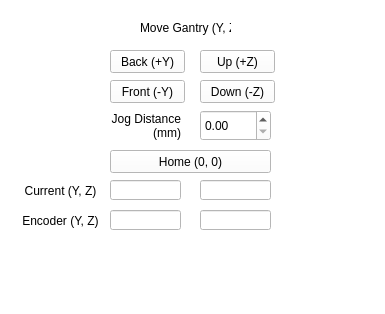
<?xml version="1.0" encoding="UTF-8"?>
<ui version="4.0">
 <class>MainWindow</class>
 <widget class="QMainWindow" name="MainWindow">
  <property name="geometry">
   <rect>
    <x>0</x>
    <y>0</y>
    <width>385</width>
    <height>314</height>
   </rect>
  </property>
  <property name="windowTitle">
   <string>MainWindow</string>
  </property>
  <property name="autoFillBackground">
   <bool>false</bool>
  </property>
  <property name="styleSheet">
   <string notr="true">background: white</string>
  </property>
  <widget class="QWidget" name="centralwidget">
   <widget class="QDoubleSpinBox" name="doubleSpinBox">
    <property name="geometry">
     <rect>
      <x>200</x>
      <y>110</y>
      <width>71</width>
      <height>31</height>
     </rect>
    </property>
    <property name="minimum">
     <double>0.000000000000000</double>
    </property>
    <property name="maximum">
     <double>10.000000000000000</double>
    </property>
    <property name="singleStep">
     <double>0.500000000000000</double>
    </property>
   </widget>
   <widget class="QPushButton" name="pushButton">
    <property name="geometry">
     <rect>
      <x>110</x>
      <y>50</y>
      <width>75</width>
      <height>23</height>
     </rect>
    </property>
    <property name="text">
     <string>Back (+Y)</string>
    </property>
    <property name="checkable">
     <bool>false</bool>
    </property>
   </widget>
   <widget class="QPushButton" name="pushButton_2">
    <property name="geometry">
     <rect>
      <x>110</x>
      <y>80</y>
      <width>75</width>
      <height>23</height>
     </rect>
    </property>
    <property name="text">
     <string>Front (-Y)</string>
    </property>
   </widget>
   <widget class="QPushButton" name="pushButton_3">
    <property name="geometry">
     <rect>
      <x>200</x>
      <y>50</y>
      <width>75</width>
      <height>23</height>
     </rect>
    </property>
    <property name="text">
     <string>Up (+Z)</string>
    </property>
   </widget>
   <widget class="QPushButton" name="pushButton_4">
    <property name="geometry">
     <rect>
      <x>200</x>
      <y>80</y>
      <width>75</width>
      <height>23</height>
     </rect>
    </property>
    <property name="text">
     <string>Down (-Z)</string>
    </property>
   </widget>
   <widget class="QLabel" name="label">
    <property name="geometry">
     <rect>
      <x>140</x>
      <y>20</y>
      <width>91</width>
      <height>16</height>
     </rect>
    </property>
    <property name="text">
     <string>Move Gantry (Y, Z)</string>
    </property>
   </widget>
   <widget class="QLabel" name="label_2">
    <property name="geometry">
     <rect>
      <x>110</x>
      <y>110</y>
      <width>71</width>
      <height>31</height>
     </rect>
    </property>
    <property name="text">
     <string>Jog Distance (mm)</string>
    </property>
    <property name="alignment">
     <set>Qt::AlignRight|Qt::AlignTrailing|Qt::AlignVCenter</set>
    </property>
    <property name="wordWrap">
     <bool>true</bool>
    </property>
   </widget>
   <widget class="QLineEdit" name="lineEdit">
    <property name="geometry">
     <rect>
      <x>110</x>
      <y>180</y>
      <width>71</width>
      <height>20</height>
     </rect>
    </property>
   </widget>
   <widget class="QLineEdit" name="lineEdit_2">
    <property name="geometry">
     <rect>
      <x>200</x>
      <y>180</y>
      <width>71</width>
      <height>20</height>
     </rect>
    </property>
   </widget>
   <widget class="QPushButton" name="pushButton_5">
    <property name="geometry">
     <rect>
      <x>110</x>
      <y>150</y>
      <width>161</width>
      <height>23</height>
     </rect>
    </property>
    <property name="text">
     <string>Home (0, 0)</string>
    </property>
   </widget>
   <widget class="QLabel" name="label_3">
    <property name="geometry">
     <rect>
      <x>20</x>
      <y>180</y>
      <width>81</width>
      <height>21</height>
     </rect>
    </property>
    <property name="text">
     <string>Current (Y, Z)</string>
    </property>
    <property name="alignment">
     <set>Qt::AlignCenter</set>
    </property>
   </widget>
   <widget class="QLineEdit" name="lineEdit_3">
    <property name="geometry">
     <rect>
      <x>110</x>
      <y>210</y>
      <width>71</width>
      <height>20</height>
     </rect>
    </property>
   </widget>
   <widget class="QLineEdit" name="lineEdit_4">
    <property name="geometry">
     <rect>
      <x>200</x>
      <y>210</y>
      <width>71</width>
      <height>20</height>
     </rect>
    </property>
   </widget>
   <widget class="QLabel" name="label_4">
    <property name="geometry">
     <rect>
      <x>20</x>
      <y>210</y>
      <width>81</width>
      <height>21</height>
     </rect>
    </property>
    <property name="text">
     <string>Encoder (Y, Z)</string>
    </property>
    <property name="alignment">
     <set>Qt::AlignCenter</set>
    </property>
   </widget>
  </widget>
  <widget class="QMenuBar" name="menubar">
   <property name="geometry">
    <rect>
     <x>0</x>
     <y>0</y>
     <width>385</width>
     <height>21</height>
    </rect>
   </property>
  </widget>
  <widget class="QStatusBar" name="statusbar"/>
 </widget>
 <resources/>
 <connections/>
</ui>
